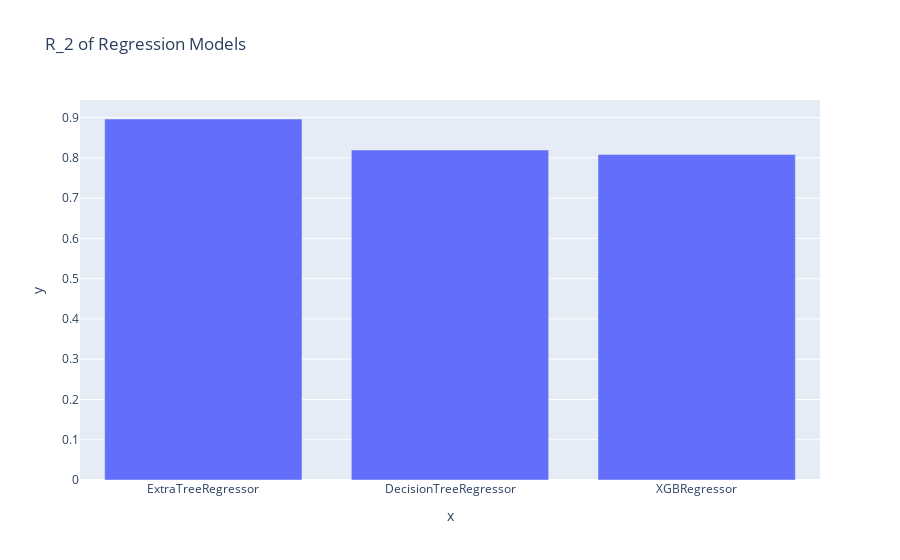

The cell this chart's notebook holds for it:
### Code cell
models = ['ExtraTreeRegressor', 'DecisionTreeRegressor', 'XGBRegressor']
score = [et_r2, dt_r2, xgb_r2]

fig=px.bar(x=models, y=score,title='R_2 of Regression Models')
fig.show()

print("FINDING BEST FIT MODEL FOR EVALUATION BASED ON R_2 SCORE\n")
max_score = max(score)  # Initialize max_score with the maximum value in the score list
max_model = ""

for model, score_value in zip(models, score):
    print(model, score_value)
    if score_value == max_score:
        max_model = model

print(f"\nModel: {max_model} contain Maximum R2_Score: {max_score} ")

### Figure 1 — Plotly figure (JSON) as saved in the notebook; plotly's stock layout.template omitted (floating-point values rounded to 4 significant figures)
{"data": [{"alignmentgroup": "True", "hovertemplate": "x=%{x}<br>y=%{y}<extra></extra>", "legendgroup": "", "marker": {"color": "#636efa", "pattern": {"shape": ""}}, "name": "", "offsetgroup": "", "orientation": "v", "showlegend": false, "textposition": "auto", "type": "bar", "x": ["ExtraTreeRegressor", "DecisionTreeRegressor", "XGBRegressor"], "xaxis": "x", "y": [0.8966, 0.8196, 0.8088], "yaxis": "y"}], "layout": {"barmode": "relative", "legend": {"tracegroupgap": 0}, "title": {"text": "R_2 of Regression Models"}, "xaxis": {"anchor": "y", "domain": [0, 1], "title": {"text": "x"}}, "yaxis": {"anchor": "x", "domain": [0, 1], "title": {"text": "y"}}}}
